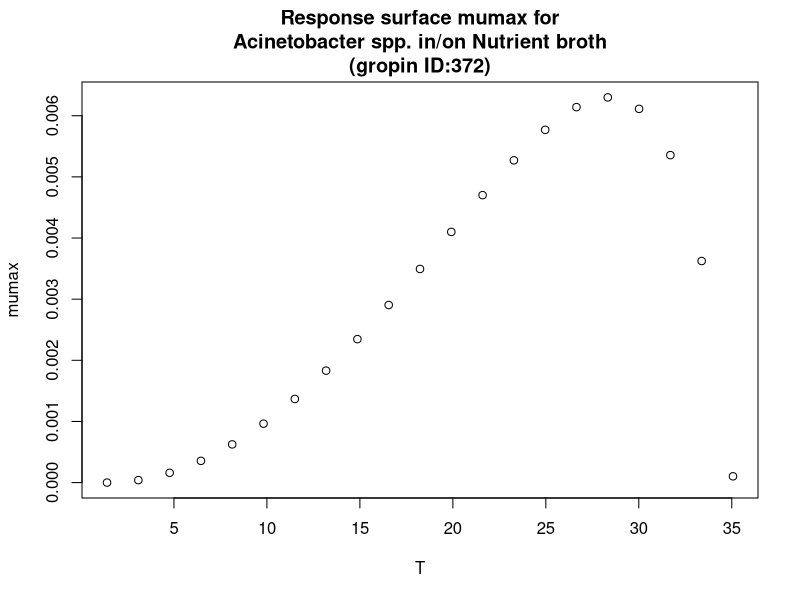

Write the R code that produced this figure.
#############################
# start of Parameter script
#############################
T <- seq(1.4014,35.0649350649351,length.out=21)
#############################
# end of Parameter script
#############################
############################# 
# start of Model script Gropin ID 372 
#############################
 
# constant coefficients for this model
 
variables <- data.frame(T)
argumentsPar <- expand.grid(variables)
 
# heart of the model
response_surface <- function(T) {
   mumax <-(6.3*(10^-3)*(T-35.1)*((T-1.4)^2))/((28.4-1.4)*((28.4-1.4)*(T-28.4)-(28.4-35.1)*(28.4+1.4-2*T)))

return(mumax=mumax)
} 

# output parameters
responseSurface <- cbind(argumentsPar,response_surface(argumentsPar['T']))
colnames(responseSurface) <- c(colnames(argumentsPar),'mumax')
#############################
# End of Model script
#############################
############################# 
# start of Visualisation script Gropin ID 372 
#############################
plot(T,responseSurface$'mumax',xlab='T',
                          ylab='mumax',main='Response surface mumax for
Acinetobacter spp. in/on Nutrient broth
(gropin ID:372)')
#############################
# End of Visualisation script
#############################
